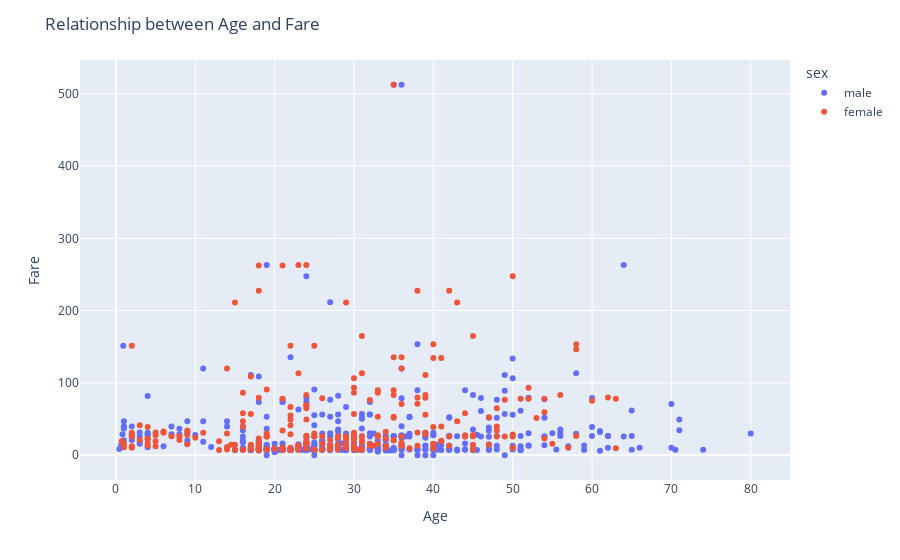

Notebook cell for this chart:
### Markdown cell above
Interactive scatter plot to visualize the relationship between the age and fare

### Code cell
import plotly.express as px

fig = px.scatter(
    titanic,
    x="age",
    y="fare",
    color="sex",
    hover_data=["pclass", "survived", "embarked"]
)

# hover tooltips
fig.update_traces(
    hovertemplate=(
        "Age: %{x}<br>"
        "Fare: %{y}<br>"
        "Sex: %{customdata[0]}<br>"
        "Survived: %{customdata[1]}<br>"
        "Embarked: %{customdata[2]}"
    )
)

# labels and title
fig.update_layout(
    xaxis_title="Age",
    yaxis_title="Fare",
    title="Relationship between Age and Fare"
)

fig.show()

### Figure 1 — Plotly figure (JSON) as saved in the notebook; plotly's stock layout.template omitted (floating-point values rounded to 4 significant figures; data arrays with more than 128 entries replaced by an {"elided": "..."} marker saying what was removed)
{"data": [{"customdata": {"elided": "577x3 mixed values"}, "hovertemplate": "Age: %{x}<br>Fare: %{y}<br>Sex: %{customdata[0]}<br>Survived: %{customdata[1]}<br>Embarked: %{customdata[2]}", "legendgroup": "male", "marker": {"color": "#636efa", "symbol": "circle"}, "mode": "markers", "name": "male", "orientation": "v", "showlegend": true, "type": "scatter", "x": {"elided": "577 float values"}, "xaxis": "x", "y": {"elided": "577 float values"}, "yaxis": "y"}, {"customdata": {"elided": "314x3 mixed values"}, "hovertemplate": "Age: %{x}<br>Fare: %{y}<br>Sex: %{customdata[0]}<br>Survived: %{customdata[1]}<br>Embarked: %{customdata[2]}", "legendgroup": "female", "marker": {"color": "#EF553B", "symbol": "circle"}, "mode": "markers", "name": "female", "orientation": "v", "showlegend": true, "type": "scatter", "x": {"elided": "314 float values"}, "xaxis": "x", "y": {"elided": "314 float values"}, "yaxis": "y"}], "layout": {"legend": {"title": {"text": "sex"}, "tracegroupgap": 0}, "margin": {"t": 60}, "title": {"text": "Relationship between Age and Fare"}, "xaxis": {"anchor": "y", "domain": [0, 1], "title": {"text": "Age"}}, "yaxis": {"anchor": "x", "domain": [0, 1], "title": {"text": "Fare"}}}}
